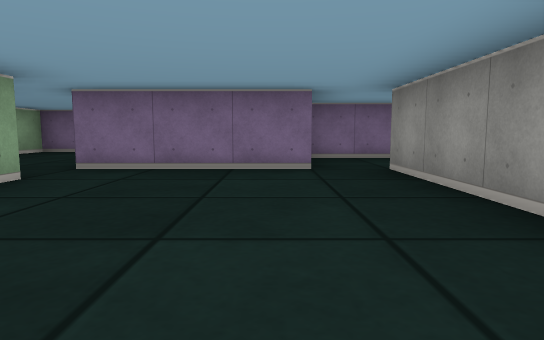
View 1 (above)

18 first-person views from a walk through a cub3D maze. The camera is about half as high as the walls, tilts 6° down and sees 75° across. The floor is counted in squares. Each view is taken from the middle of a square. On the plan, view 1 faces up. The plan holds only what a view shows up to about 9 squares ahead; the rest is blank.

View 2
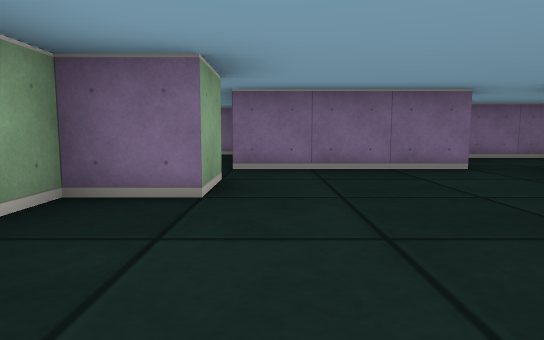

View 3
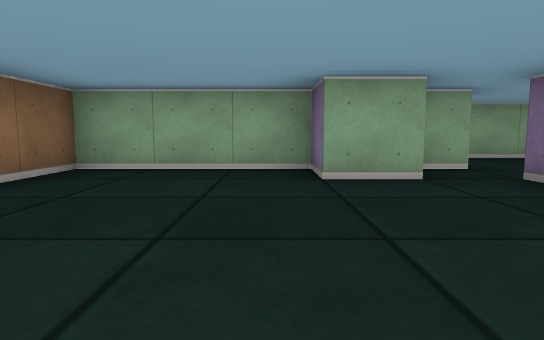

View 4
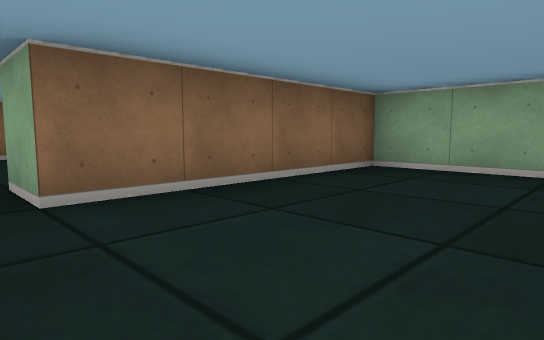

View 5
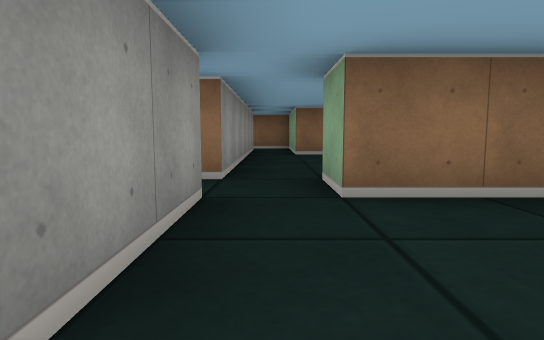

View 6
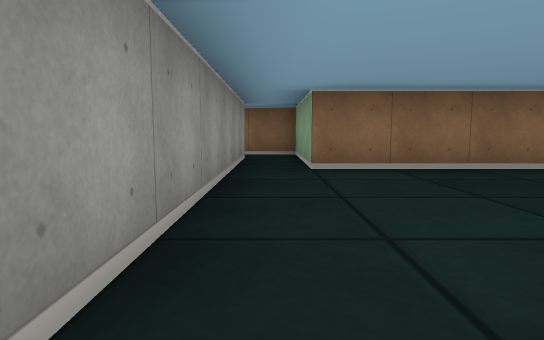

View 7
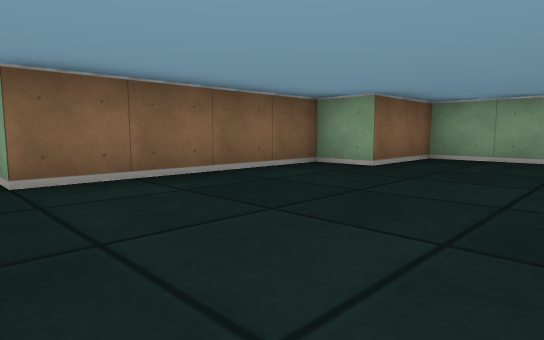

View 8
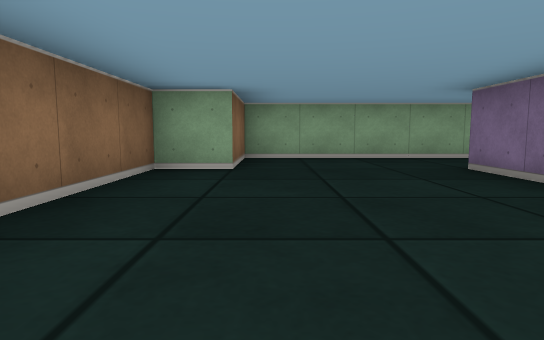

View 9
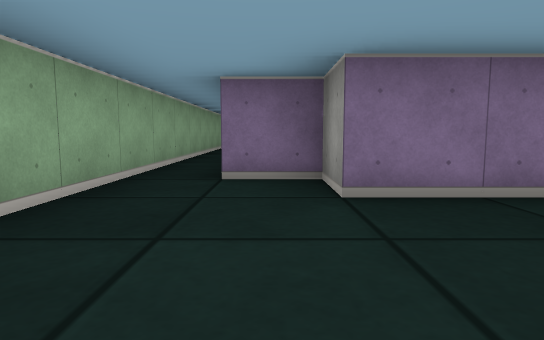

View 10
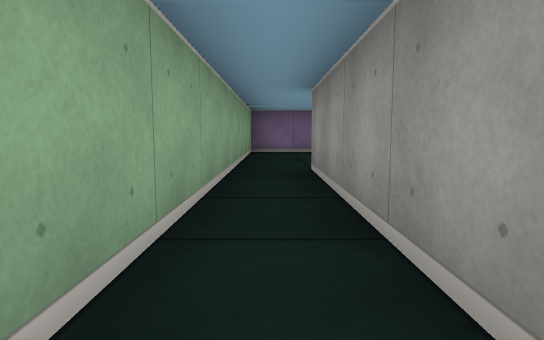

View 11
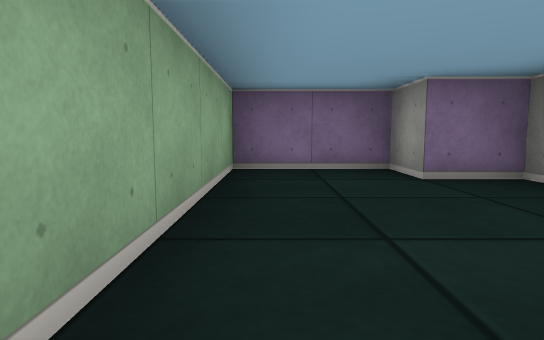

View 12
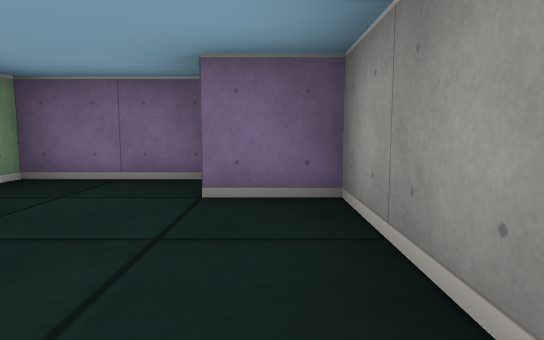

View 13
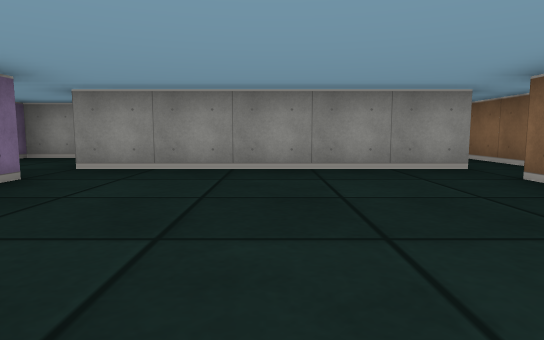

View 14
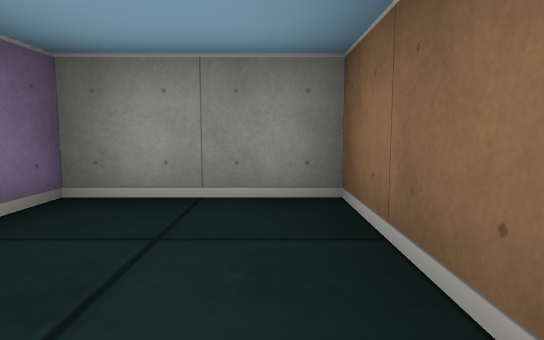

View 15
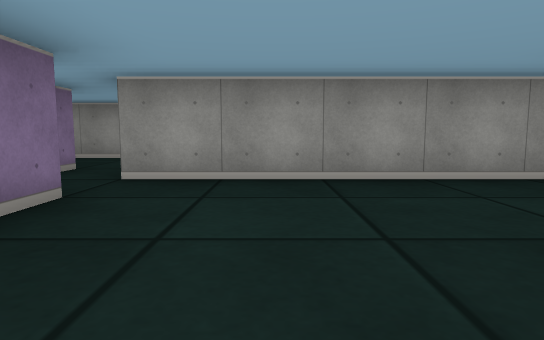

View 16
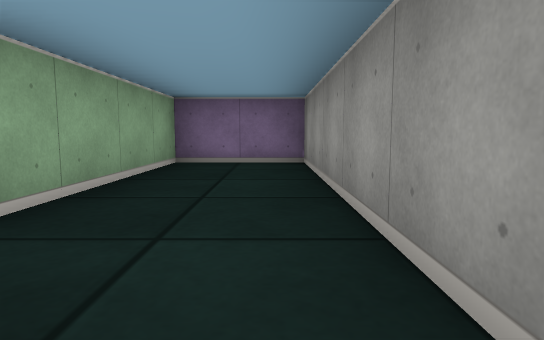

View 17
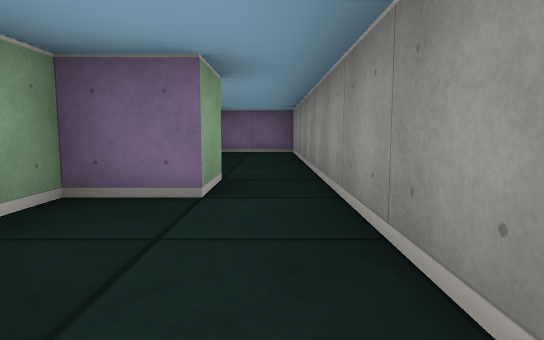

View 18
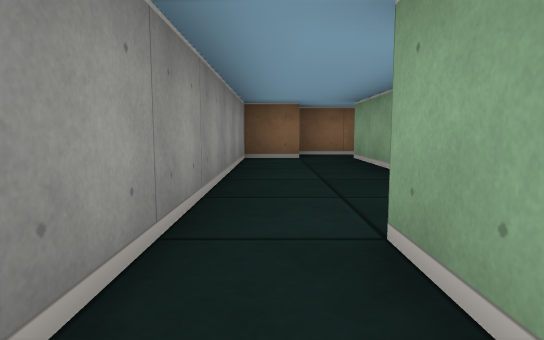

### Floor plan
Points are (right, up) in squares from view 1. A wall is a line through its corners. A room is listed if a view was taken in it or the views show most of it. See-through windows are left out.
Room 1 (views 1, 2, 3, 4, 5, 13)
walls: (-2.5, 3.6) (-2.5, 2.5) (-3.5, 2.5) (-3.5, -0.5) (0.5, -0.5); (0.6, 4.5) (-2.5, 4.5); (1.5, -0.6) (1.5, 4.5)
ways out: opening at (1, -1) to room 2; opening at (-3, 4) to room 3; opening at (1, 4) to room 4
Room 2 (views 6, 7, 8, 9, 10, 11, 15)
walls: (-2, -1.5) (-3.5, -1.5) (-3.5, -0.5) (-4.5, -0.5); (0.5, -0.5) (0.5, -1.5) (-0.1, -1.5); (-4.5, 0.5) (-4.5, 4.5); (1.5, -7.5) (1.5, -1.5) (2.5, -1.5); (-5.5, 4.5) (-5.5, -4.5) (-3.5, -4.5) (-3.5, -5.5) (0.5, -5.5) (0.5, -7.5)
ways out: opening at (1, -1) to room 1; opening at (-5, 5) to room 3; opening at (2, -1) to room 6; opening at (1, -6.5) to room 7
Room 3 (view 12)
walls: (-3.5, 4.6) (-3.5, 3.9); (-2.5, 5.5) (-2.5, 7.5) (-3.5, 7.5) (-3.5, 8.5) (-5.5, 8.5) (-5.5, 4.5)
ways out: opening at (-3, 4) to room 1; opening at (-5, 5) to room 2
Room 4 (view 14)
walls: (1.5, 4.5) (3.5, 4.5) (3.5, 6.5) (0.6, 6.5)
ways out: opening at (1, 4) to room 1
Room 5 (views 16, 17)
walls: (2.5, -5.5) (2.5, -7.5); (3.4, -7.5) (4.5, -7.5) (4.5, -1.5); (2.5, -8.5) (3.5, -8.5); (3.5, -1.5) (3.5, -2.5) (2.5, -2.5) (2.5, -3.1)
ways out: opening at (4, -2) to room 6; opening at (2, -8) to room 7
Room 6 (view 18)
walls: (2.5, -1.5) (3.5, -1.5); (4.5, -1.5) (4.5, 3.5) (2.5, 3.5) (2.5, -0.1)
ways out: opening at (2, -1) to room 2; opening at (4, -2) to room 5
Room 7 (no view inside)
walls: (0.5, -7.5) (0.5, -8.5) (2.5, -8.5)
ways out: opening at (1, -6.5) to room 2; opening at (2, -8) to room 5

Positions as (right, up) in squares from view 1, and headings:
1: (0, 0), facing up
2: (-2, 0), facing up
3: (1, 2), facing left
4: (1, 2), facing down-left
5: (1, 2), facing down
6: (1, -1), facing down
7: (1, -2), facing down-left
8: (1, -4), facing left
9: (-4, -4), facing up
10: (-5, 0), facing up
11: (-5, 4), facing up
12: (-3, 5), facing up
13: (-3, 2), facing right
14: (1, 5), facing right
15: (-2, -3), facing right
16: (4, -2), facing up
17: (4, -5), facing up
18: (4, -1), facing down
